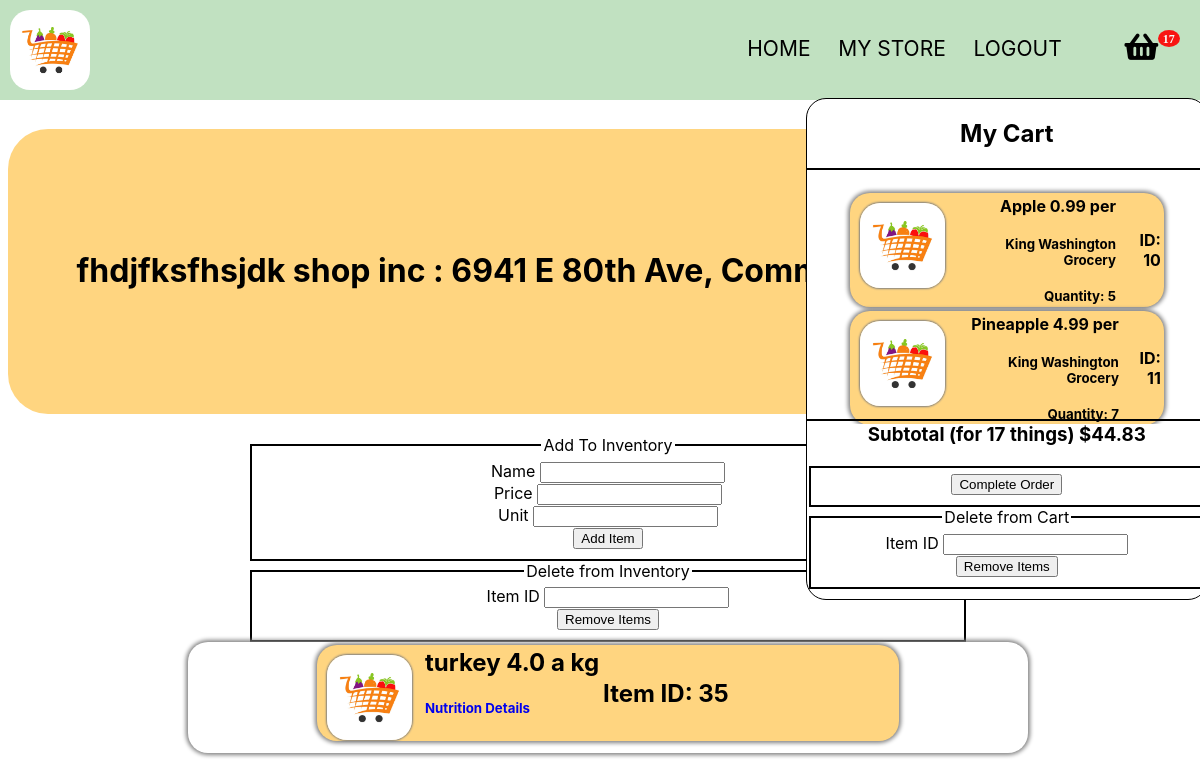
Page /mystore/johndoe (signed in) on the committed database.
### app.py (models this page shows)
class CartItems(db.Model):
    __tablename__ = 'cart'
    itemid = db.Column(db.Integer, primary_key = True)
    itemname = db.Column(db.String(20), nullable = False)
    quantity = db.Column(db.Integer, nullable = False)
    unit = db.Column(db.String(10), nullable = False)
    price = db.Column(db.Float, nullable = False)
    seller = db.Column(db.String(100), nullable = False)
    userid = db.Column(db.Integer, db.ForeignKey("user.id"))

class Store(db.Model):
    __tablename__ = 'store'
    storeid = db.Column(db.Integer, primary_key = True)
    storename = db.Column(db.String(50), nullable = True)
    storeaddress = db.Column(db.String(100), nullable = True)
    storelat = db.Column(db.Float, nullable = True)
    storelong = db.Column(db.Float, nullable = True)
    storeowner = db.Column(db.String(20), nullable = True)
    cart = db.relationship("Inventory")
    userid = db.Column(db.Integer, db.ForeignKey("user.id"))

class Inventory(db.Model):
    __tablename__ = 'inventory'
    inventoryid = db.Column(db.Integer, primary_key = True)
    itemname = db.Column(db.String(20), nullable = False)
    price = db.Column(db.Float, nullable = False)
    unit = db.Column(db.String(10), nullable = False)
    storeid = db.Column(db.Integer, db.ForeignKey("store.storeid"))

### app.py (the view, shortened to what this page needs)
@app.route('/mystore/<name>', methods=['GET', 'POST'])
def profile(name):
    emailform = EmailForm()
    deletefromcart = DeleteFromInventory()
    registerstore = StoreRegistration()
    additems = AddToInventory()
    deleteform = DeleteFromInventory()
    user = User.query.filter_by(id = current_user.id).first()
    userscart = CartItems.query.filter_by(userid = user.id).all()
    subtotal = 0
    itemamount = 0
    for thing in userscart:
        itemamount += thing.quantity
        subtotal += thing.price * thing.quantity
    if deleteform.validate_on_submit():
        item = Inventory.query.filter_by(inventoryid = deleteform.itemid.data).first()
        db.session.delete(item)
        db.session.commit()
        return redirect('/mystore/' + name)
    if deletefromcart.validate_on_submit():
        item = CartItems.query.filter_by(itemid = deletefromcart.itemid.data).first()
        db.session.delete(item)
        db.session.commit()
        return redirect('/mystore/' + name)
    if emailform.validate_on_submit():
        sendemail(current_user.id)
        return redirect('/mystore/' + name)
    if Store.query.filter_by(userid = current_user.id).first() != None:
        userstore = Store.query.filter_by(userid = current_user.id).first()
        userinv = Inventory.query.filter_by(storeid = Store.query.filter_by(storeid = userstore.storeid).first().storeid).all()
        return render_template('mystore.html', form = additems, cart = userscart, subtotal = subtotal, itemamount = itemamount, userinv = userinv, userstore = userstore, form1 = deleteform, deleteform = deletefromcart, emailform = emailform)
    else:
        return render_template('registerforshop.html', form = registerstore,  cart = userscart, subtotal = subtotal, itemamount = itemamount, deleteform = deletefromcart, emailform = emailform)

### forms.py
class EmailForm(FlaskForm):
    submit = SubmitField("Complete Order")

class DeleteFromInventory(FlaskForm):
    itemid = IntegerField("Item ID", validators=[DataRequired()])
    submit = SubmitField("Remove Items")

### app.py (called while the page is built)
@login_manager.user_loader
def load_user(user_id):
    return User.query.get(int(user_id))

### templates/mystore.html (shortened to what this page needs)
<!DOCTYPE HTML>
<html>
	<head>
		<link href="https://use.fontawesome.com/releases/v5.0.1/css/all.css" rel="stylesheet">
	</head>
	<body class="is-preload">
		<br>
		<br>
		<br>
		<br>
		<br>
		<div class="container">
			<img class = 'logo' src="{{ url_for('static', filename = 'images/grocerylogo.jpeg') }}">
			<nav>
				<ul id = 'subpages'>
					<li><a href="/main">HOME</a></li>
					<li><a href="/mystore/{{current_user.name}}">MY STORE</a></li>
					<li id="logout"><a href="/logout">LOGOUT</a></li>
					<div id="container" style="display:inline-block; position: absolute; height: 100%;">
						<ul>
							<li id="li1"> <i class="fa badge fa-lg" style='font-size:30px'value={{itemamount}}>&#xf291; </i>
								<div class="popupMenu">
									<div class = "upperdiv">
										<h1 style="text-align: center; border-bottom: 2px solid black; padding-bottom: 20px;"> My Cart</h1>
										<table class = "carttable">
											{% for thing in cart %}
												<tr>
													<td>
														<div class = 'itemdiv'>
															<img src="{{ url_for('static', filename = 'images/grocerylogo.jpeg') }}" class="itemimage">
															<table class="carttdtable">
																<tr class="carttr">
																	<td class="carttd">
																	<h4 class = "iteminfo" style = "margin: 0px;"> {{thing.itemname}} {{thing.price}} {{thing.unit}}</h4> <br> <h5 class = "iteminfo" style = "margin: 0px;"> {{thing.seller}} </h5> <br> <h5 class = "iteminfo" style = "margin: 0px;"> Quantity: {{thing.quantity}} </h5> </td>
																	</td>
																	<td> <h4> ID: {{thing.itemid}}</h5></td>
																</tr>
															</table>
														</div>
											{% endfor %}
									</div>
									<div class="lowerdiv">
										<h3 class="lowerh3"> Subtotal (for {{itemamount}} things) ${{"%.2f"|format(subtotal)}} </h3>
                                        <br>
                                        <form method="post" action="">
											<fieldset>
												<div>
													{{ emailform.submit(class = "btn btn-outline-info") }}
												</div>
											</fieldset>
										</form>
                                        <form method="post" action="" class="lowerform">
											<fieldset>
												<legend class = "cartlegend">Delete from Cart</legend>
												<div>
													{{ deleteform.itemid.label(class = "form-control-label") }}
													{{ deleteform.itemid(class = "form-control form-control-lg") }}
												</div>
												<div class = 'fieldbutton'>
													{{ deleteform.submit(class = "btn btn-outline-info") }}
												</div>
											</fieldset>
										</form>
									</div>
        <h1 class = 'title'> {{userstore.storename}} : {{userstore.storeaddress}} </h1>
        <div class = "addtocart">
            <form method="post" action="">
                <fieldset>
                    <legend class = "cartlegend">Add To Inventory</legend>
                    <div>
                        {{ form.itemname.label(class = "form-control-label") }}
                        {{ form.itemname(class = "form-control form-control-lg") }}
                    </div>
                    <div>
                        {{ form.price.label(class = "form-control-label") }}
                        {{ form.price(class = "form-control form-control-lg") }}
                    </div>
                    <div>
                        {{ form.unit.label(class = "form-control-label") }}
                        {{ form.unit(class = "form-control form-control-lg") }}
                    </div>
                    <div class = 'fieldbutton'>
                        {{ form.submit(class = "btn btn-outline-info") }}
                    </div>
                </fieldset>
            </form>
        </div>
        <div class = "addtocart">
            <form method="post" action="">
                <fieldset>
                    <legend class = "cartlegend">Delete from Inventory</legend>
                    <div>
                        {{ form1.itemid.label(class = "form-control-label") }}
                        {{ form1.itemid(class = "form-control form-control-lg") }}
                    </div>
                    <div class = 'fieldbutton'>
                        {{ form1.submit(class = "btn btn-outline-info") }}
                    </div>
                </fieldset>
            </form>
        </div>
        <div class = 'tablediv'>
            <table class = "inventorytable">
            {% for thing in userinv %}
                <tr>
                    <td>
                    <div class = 'itemdiv'>
                        <img src="{{ url_for('static', filename = 'images/grocerylogo.jpeg') }}" class="itemimage">
                        <table>
                            <tr>
                                <td> <h2 class = "iteminfo"> {{thing.itemname}} {{thing.price}} {{thing.unit}} <br> </h2> <h5> <a href="/nutritionaldetails/{{thing.itemname}}" target="_blank">Nutrition Details</a> </h5> </td>
                                <td>
                                    <h2>Item ID: {{thing.inventoryid}} </h2>
                                </td>
                            </tr>
                        </table>
                    </div>
                    </td>
                </tr>
            {% endfor %}
            </table>
        </div>
	</body>
</html>

### templates/mystore.html (style rules this page uses)
.lowerform { margin-top: 0px; margin-bottom: 10px; }
.lowerh3 { margin-top: 2px; margin-bottom: 0px; }
.upperdiv { height: 65%; overflow: scroll; }
.addtocart { width: 60%; margin: 0 auto; }
.lowerdiv { border-top: 2px solid black; position: absolute; bottom: 0px; text-align: center; width: 100%; }
.carttable { margin: 0 auto; width: 80%; }
.itemimage { height: 90px; width: 90px; float: left; border-radius: 20px; margin-right: 10px; }
#logout { margin-right: 10vh; }
#container { right: -80px; top: 16px; margin-right: 5vh; }
.popupMenu { width: 400px; height: 500px; border: 1px solid black; position: absolute; top: 62px; right: -20px; background-color: white; border-radius: 20px; overflow: scroll; }
ul li { position: relative }
.badge:after { content:attr(value); font-size:12px; color: #fff; background: red; border-radius:50%; padding: 2px 5px; position:relative; left:-8px; top:-15px; opacity:0.9; }
.tablediv { width: 70%; margin:0 auto; background-color: white; border-radius: 20px; box-shadow: 0 0 4px 2px gray; }
.cartlegend { text-align: center; }
.fieldbutton { text-align: center; }
.title { padding: 50px; background-color: green; height: 20vh; line-height: 20vh; text-align: center; background-color: rgb(255, 213, 128); border-radius: 40px; }
.itemimage { float: left; height: 85px; width: auto; margin: 10px; border-radius: 20px; box-shadow: 0 0 2px 1px gray; }
.iteminfo { margin:0 auto; }
.itemdiv { background-color: rgb(255, 213, 128); border-radius: 20px; box-shadow: 0 0 4px 2px gray; }
.inventorytable { width: 70%; margin:0 auto; height: 100%; }
td { margin-bottom: 50px; }
fieldset { border: 2px solid black; text-align: center; }
html { height: 100%; width: 100%; }
body { height: 100%; width: 100%; font-family: Eina, -apple-system, BlinkMacSystemFont, "Segoe UI", Roboto, Helvetica, Arial, sans-serif; }
a { text-decoration: none; }
.logo { float: left; height: 80px; width: auto; margin: 10px; border-radius: 20px; }
body { height: 100%; width: 100%; }
nav ul { float: right; list-style: none; text-align: right; padding-top: 20px; margin-left: 0px; margin-right: 5vh; }
.container { background-color:rgb(193, 225, 193); position: fixed; width: 100%; top: 0px; left: 0px; }
.container::after { content: ''; display: table; clear: both; }
nav li { float: left; margin-left: 3vh; }
nav a { text-decoration: none; color: black; font-size: 21px; }

### rows in the picture
CartItems: itemname "Apple", price "0.99", unit "per", seller "King Washington Grocery", quantity "5", itemid "10"
CartItems: itemname "Pineapple", price "4.99", unit "per", seller "King Washington Grocery", quantity "7", itemid "11"
Store: storename "fhdjfksfhsjdk shop inc", storeaddress "6941 E 80th Ave, Commerce City, CO 80022"
Inventory: itemname "turkey", price "4.0", unit "a kg", inventoryid "35"

### other values in the picture
{{ itemamount }} "17"
{{ "%.2f"|format(subtotal) }} "44.83"
{{ deleteform.itemid.label(class = "form-control-label") }} "Item ID"
